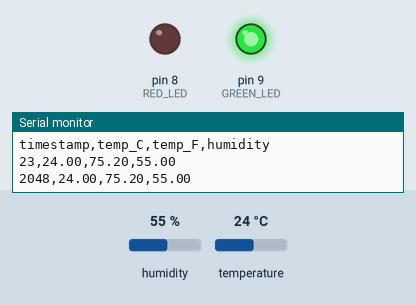
The sketch below on a simulated Arduino Uno, built with avr-gcc and run on an emulated ATmega328P. Parts: output pins drawn as LEDs (lit = HIGH), the last lines printed to the serial monitor. The test bench sets the inputs (shaded band); at power-on: humidity 55 %, temperature 24 °C.

Above: at 2.8 s.
2.9 s: humidity set to 79 %
5.6 s: humidity set to 82 %
At 6.6 s:
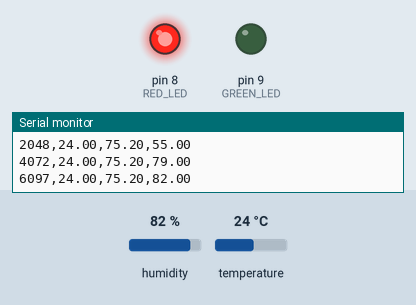
8.3 s: humidity set to 22 %
At 11.3 s:
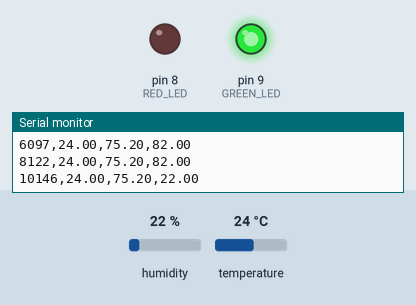
11.6 s: humidity set to 88 %
At 12.7 s:
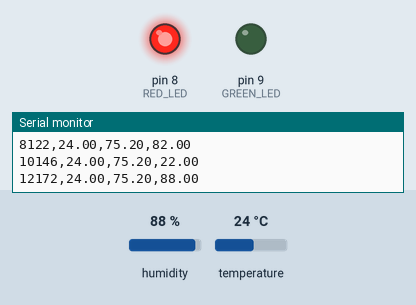
Timing chart, 0 to 14.6 s (numbered marks = the images above; inputs shaded):
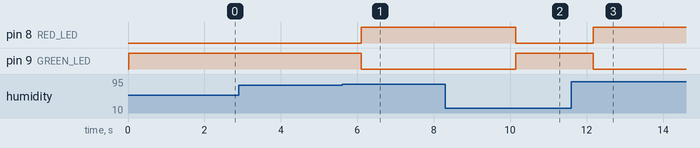

The sketch:

environmental_monitoring.ino
```cpp
#include <DHT.h>

#define DHTPIN 2
#define DHTTYPE DHT11

#define RED_LED 8
#define GREEN_LED 9

DHT dht(DHTPIN, DHTTYPE);

void setup() {

  Serial.begin(9600);

  dht.begin();

  pinMode(RED_LED, OUTPUT);
  pinMode(GREEN_LED, OUTPUT);

  // CSV Header
  Serial.println("timestamp,temp_C,temp_F,humidity");
}

void loop() {

  float tempC = dht.readTemperature();
  float humidity = dht.readHumidity();
  float tempF = dht.readTemperature(true);

  if (isnan(tempC) || isnan(tempF) || isnan(humidity)) {
    Serial.println("Sensor Read Error");
    delay(2000);
    return;
  }

  // Print CSV format
  Serial.print(millis());
  Serial.print(",");

  Serial.print(tempC);
  Serial.print(",");

  Serial.print(tempF);
  Serial.print(",");

  Serial.println(humidity);

  // LED Status
  if (tempC > 35 || humidity > 80) {

    digitalWrite(RED_LED, HIGH);
    digitalWrite(GREEN_LED, LOW);

  } else {

    digitalWrite(RED_LED, LOW);
    digitalWrite(GREEN_LED, HIGH);

  }

  delay(2000);
}
```

Measured:
- the behaviour switches between 80 and 81 % on humidity (found by bisection; images 0 and 1)
- after the input at 5.6 s, pin 8 (RED_LED): LOW → HIGH after 0.50 s; pin 9 (GREEN_LED): HIGH → LOW after 0.50 s
- after the input at 8.3 s, pin 8 (RED_LED): HIGH → LOW after 1.8 s; pin 9 (GREEN_LED): LOW → HIGH after 1.8 s
- after the input at 11.6 s, pin 8 (RED_LED): LOW → HIGH after 0.57 s; pin 9 (GREEN_LED): HIGH → LOW after 0.57 s
